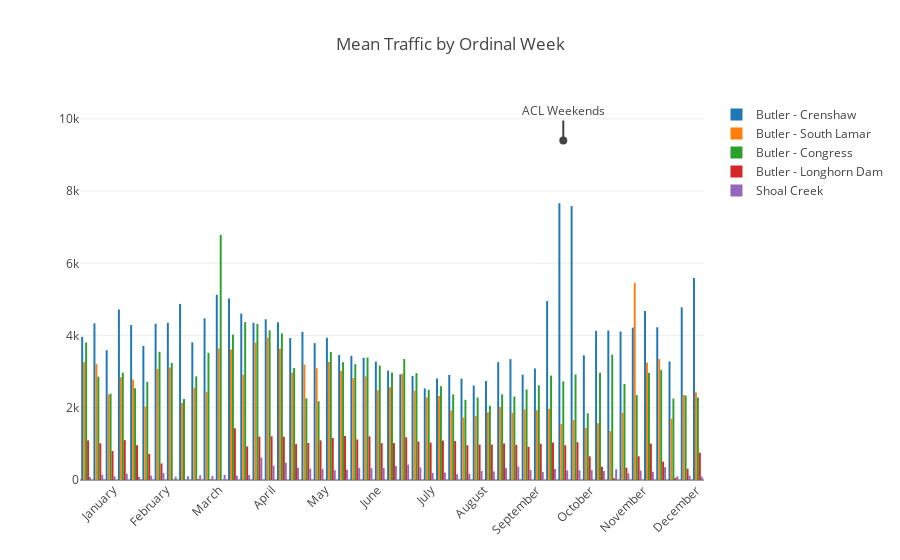

Notebook code for this chart:
### Code cell
x = [i for i in range(52)]

trace1 = go.Bar(x=x, y=week_df['Butler Trail - Crenshaw Bridge PC Urban Trail'], name='Butler - Crenshaw')
trace2 = go.Bar(x=x, y=week_df['Butler Trail - South Lamar PC Urban Trail'], name='Butler - South Lamar')
trace3 = go.Bar(x=x, y=week_df['Butler Trail - North Congress PC Urban Trail'], name='Butler - Congress')
trace4 = go.Bar(x=x, y=week_df['Butler Trail - Longhorn Dam PC Urban Trail'], name='Butler - Longhorn Dam')
trace5 = go.Bar(x=x, y=week_df['Shoal Creek Solar Trail PC Urban Trail ped/bike'], name='Shoal Creek')

data = [trace1, trace2, trace3, trace4, trace5]

layout = go.Layout(xaxis=dict(tickvals=[(2*k-1)*(52/12)/2 for k in range(1,13)],
                              ticktext=['January', 'February', 'March', 'April', 'May', 'June', 'July', 'August', 
                                        'September', 'October', 'November', 'December'], 
                              tickangle=-45), 
                   yaxis=dict(hoverformat='.0f'), 
                   barmode='group', 
                   title='Mean Traffic by Ordinal Week',
                   annotations=[dict(x=39, y=9400, 
                                     xref='x', yref='y', 
                                     text='ACL Weekends', 
                                     showarrow=True, arrowhead=6, 
                                     ax=0, ay=-30)]
                  )


fig = go.Figure(data=data, layout=layout)
iplot(fig)

### Figure 1 — Plotly figure (JSON) as saved in the notebook; plotly's stock layout.template omitted (floating-point values rounded to 4 significant figures)
{"data": [{"name": "Butler - Crenshaw", "type": "bar", "uid": "2cd0a5a3-87f1-4820-80e7-cd1575876b6c", "x": [0, 1, 2, 3, 4, 5, 6, 7, 8, 9, 10, 11, 12, 13, 14, 15, 16, 17, 18, 19, 20, 21, 22, 23, 24, 25, 26, 27, 28, 29, 30, 31, 32, 33, 34, 35, 36, 37, 38, 39, 40, 41, 42, 43, 44, 45, 46, 47, 48, 49, 50, 51], "y": [3964.0, 4336, 3594.0, 4721.0, 4291.0, 3713.0, 4328.0, 4352.0, 4875.0, 3812.0, 4478.0, 5130.0, 5029.0, 4608, 4354.0, 4451.0, 4367.0, 3932.0, 4103.0, 3790.0, 3938.0, 3465.0, 3441.0, 3385.0, 3278.0, 3030.0, 2924.0, 2879.0, 2537.0, 2812.0, 2911.0, 2807.0, 2616, 2740.0, 3263.0, 3347.0, 2917.0, 3089, 4955.0, 7663.0, 7589.0, 3451.0, 4131.0, 4141.0, 4110.0, 4218.0, 4676.0, 4228.0, 3282.0, 4781.0, 5593.0]}, {"name": "Butler - South Lamar", "type": "bar", "uid": "758548df-35e4-4d57-a487-6d40979b3c47", "x": [0, 1, 2, 3, 4, 5, 6, 7, 8, 9, 10, 11, 12, 13, 14, 15, 16, 17, 18, 19, 20, 21, 22, 23, 24, 25, 26, 27, 28, 29, 30, 31, 32, 33, 34, 35, 36, 37, 38, 39, 40, 41, 42, 43, 44, 45, 46, 47, 48, 49, 50, 51], "y": [3263.0, 3214.0, 2371, 2843.0, 2782, 2037.0, 3076.0, 3116.0, 2136.0, 2549.0, 2441.0, 3644.0, 3616, 2917.0, 3804.0, 3941.0, 3636.0, 2977, 3198.0, 3096.0, 3272.0, 3024.0, 2824.0, 2870.0, 2488.0, 2568, 2945.0, 2474.0, 2284.0, 2324.0, 1927.0, 1730.0, 1777.0, 1871.0, 2024.0, 1860.0, 1956.0, 1933.0, 1971.0, 1549.0, 1659.0, 1440.0, 1572, 1352.0, 1865, 5461.0, 3254.0, 3348.0, 1695.0, 2357.0, 2427.0]}, {"name": "Butler - Congress", "type": "bar", "uid": "31b334dc-17a6-4f42-877e-df747f68c158", "x": [0, 1, 2, 3, 4, 5, 6, 7, 8, 9, 10, 11, 12, 13, 14, 15, 16, 17, 18, 19, 20, 21, 22, 23, 24, 25, 26, 27, 28, 29, 30, 31, 32, 33, 34, 35, 36, 37, 38, 39, 40, 41, 42, 43, 44, 45, 46, 47, 48, 49, 50, 51], "y": [3809, 2862, 2392.0, 2974.0, 2540.0, 2720.0, 3551, 3242.0, 2241, 2869.0, 3523.0, 6788.0, 4025.0, 4372.0, 4320.0, 4144.0, 4060.0, 3103.0, 2262.0, 2180.0, 3543.0, 3262.0, 3207.0, 3392.0, 3169, 2975.0, 3350.0, 2959.0, 2499.0, 2596.0, 2371.0, 2220.0, 2283.0, 2057.0, 2372.0, 2310.0, 2508.0, 2621.0, 2891.0, 2733.0, 2924.0, 1848.0, 2970, 3469.0, 2659, 2353.0, 2965, 3050.0, 2254.0, 2340, 2284.0]}, {"name": "Butler - Longhorn Dam", "type": "bar", "uid": "2dbd5462-ea65-4664-8be7-7259203c8c45", "x": [0, 1, 2, 3, 4, 5, 6, 7, 8, 9, 10, 11, 12, 13, 14, 15, 16, 17, 18, 19, 20, 21, 22, 23, 24, 25, 26, 27, 28, 29, 30, 31, 32, 33, 34, 35, 36, 37, 38, 39, 40, 41, 42, 43, 44, 45, 46, 47, 48, 49, 50, 51], "y": [1096.0, 1017.0, 803.4, 1103.0, 961.7, 721.7, 457.6, 5, null, 22.5, 15.67, null, 1431.0, 928.2, 1201.0, 1211.0, 1200.0, 992.4, 1026.0, 1097.0, 1164.0, 1217, 1122.0, 1208.0, 1020.0, 1025.0, 1182.0, 1066.0, 1036.0, 1092.0, 1077.0, 961.6, 980.7, 981.1, 1009.0, 974.1, 918.5, 1004.0, 1036.0, 960.9, 1047.0, 654.4, 368.6, 48.14, 339, 656.9, 1007.0, 509.7, 58.14, 312.4, 757.6]}, {"name": "Shoal Creek", "type": "bar", "uid": "45527270-c478-4011-9d94-4804278785b2", "x": [0, 1, 2, 3, 4, 5, 6, 7, 8, 9, 10, 11, 12, 13, 14, 15, 16, 17, 18, 19, 20, 21, 22, 23, 24, 25, 26, 27, 28, 29, 30, 31, 32, 33, 34, 35, 36, 37, 38, 39, 40, 41, 42, 43, 44, 45, 46, 47, 48, 49, 50, 51], "y": [82, 143.1, 101.7, 175.2, 88.86, 118.8, 193, 90.89, 104.8, 130.2, 113.9, 143.6, 119.1, 134.8, 621.5, 396.3, 480.1, 339.5, 312.7, 309.3, 274.4, 287.1, 334.6, 329, 334.4, 388.5, 427, 347.4, 197.8, 206.3, 160.8, 171.9, 250.5, 239.4, 330.0, 367.5, 276.5, 222.2, 302.5, 268, 271, 273.6, 247.7, 299.1, 184, 263.9, 226.1, 356.9, 102.6, 119.9, 91.57]}], "layout": {"annotations": [{"arrowhead": 6, "ax": 0, "ay": -30, "showarrow": true, "text": "ACL Weekends", "x": 39, "xref": "x", "y": 9400, "yref": "y"}], "barmode": "group", "title": {"text": "Mean Traffic by Ordinal Week"}, "xaxis": {"tickangle": -45, "ticktext": ["January", "February", "March", "April", "May", "June", "July", "August", "September", "October", "November", "December"], "tickvals": [2.167, 6.5, 10.83, 15.17, 19.5, 23.83, 28.17, 32.5, 36.83, 41.17, 45.5, 49.83]}, "yaxis": {"hoverformat": ".0f"}}}
